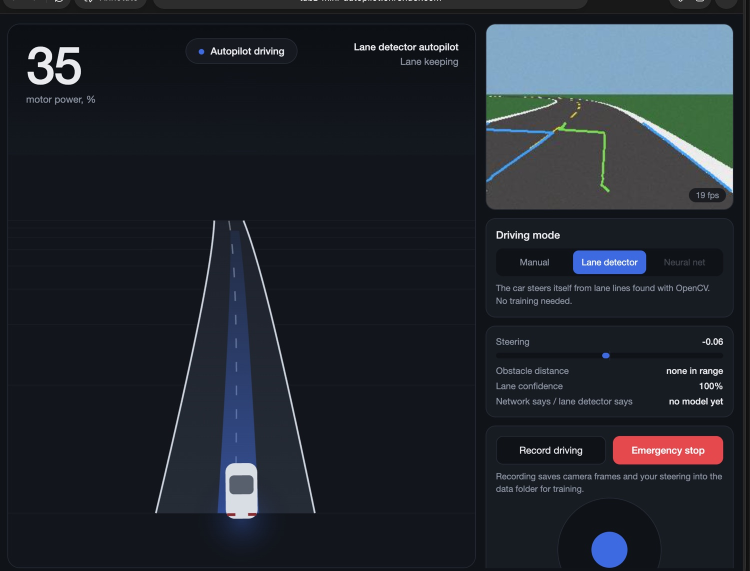
#> input picture assets/autopilot-dashboard.jpg, 1500 x 1142 px (shown at 1/2 size)
$ python -i perception.py   (imports and definitions only)
#> lines starting #> are read from the running program, lines starting #| are printed output that depends on the picture; after the words box and inside, x2 and y2 are one past the last pixel; in counts of white or black regions, pixels touching at a corner belong together
#> further down, picture is the input picture: shape (1142, 1500, 3); mean B, G, R 46, 38.4, 33.4
"""Computer vision: lane finding, sign/light detection, model preprocessing.

Two ways to steer:
  1. LaneDetector : classical OpenCV (works instantly, no training needed).
  2. NeuralPilot  : end-to-end CNN trained on YOUR driving (see train.py).
Detectors for stop signs and traffic lights are classical colour+shape.
"""
from dataclasses import dataclass, field
from typing import List, Optional, Tuple

import cv2
import numpy as np

from .config import CFG


# ----------------------------------------------------------------------
# Preprocessing shared by training and driving (they MUST match)
# ----------------------------------------------------------------------
# [7 lines left out: function preprocess, not called in this run]


# ----------------------------------------------------------------------
# Classical lane detector
# ----------------------------------------------------------------------
@dataclass
class LaneResult:
    steer: float = 0.0                 # -1..+1
    confidence: float = 0.0            # 0..1
    offset: float = 0.0                # lane-centre offset, -1..+1 (+ = car is right of centre)
    left: List[Tuple[int, int]] = field(default_factory=list)    # image-space polyline
    right: List[Tuple[int, int]] = field(default_factory=list)
    center: List[Tuple[int, int]] = field(default_factory=list)


class LaneDetector:
    """Find the two lane lines in the lower part of the image and steer to their middle.

    Offsets are measured in *lane widths* at fixed look-ahead rows, so the result does
    not depend on camera height or lens. If only one line is visible we assume the
    lane is as wide as it was the last time we saw both.
    """

    NEAR_ROW = 0.80      # fraction of image height
    FAR_ROW = 0.62
    K_OFFSET = 1.5
    K_HEADING = 1.3

    def __init__(self):
        self.last_steer = 0.0
        self.width_by_row = {}          # row -> last good lane width in pixels

    # [77 lines left out: functions _mask, _row_center, estimate, not called in this run]


# ----------------------------------------------------------------------
# Stop sign + traffic light detector (colour + shape)
# ----------------------------------------------------------------------
@dataclass
class Detection:
    kind: str                       # "stop_sign" | "red_light" | "green_light" | "obstacle"
    box: Tuple[int, int, int, int]  # x, y, w, h in frame pixels
    conf: float
    dist_m: Optional[float] = None  # rough distance estimate


class SignDetector:
    """Looks for red octagons (stop sign), red/green circles (traffic light) and orange boxes."""

    REAL_STOP_H_M = CFG.sign_height_m
    REAL_LIGHT_H_M = CFG.light_diam_m
    FOCAL_PX = CFG.focal_px

    # [10 lines left out: function _dark_surround, not called in this run]

    def detect(self, frame) -> List[Detection]:
        hsv = cv2.cvtColor(frame, cv2.COLOR_BGR2HSV)
#> hsv: shape (1142, 1500, 3); mean H, S, V 106.6, 84.1, 47.9
        out: List[Detection] = []

        red = cv2.inRange(hsv, (0, 120, 80), (10, 255, 255)) | cv2.inRange(hsv, (170, 120, 80), (180, 255, 255))
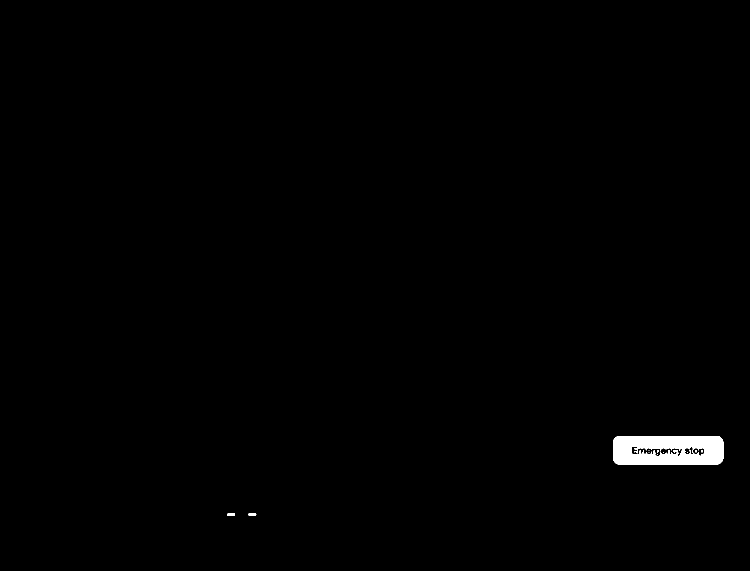
#> red: shape (1142, 1500) (shown at 1/2 size); 0.66% white; 11 white regions (8 under 20 px), largest, box (x1, y1, x2, y2) and area: (1226, 872, 1447, 929) 11169, (454, 1027, 470, 1032) 77, (497, 1026, 513, 1032) 73
        green = cv2.inRange(hsv, (45, 120, 110), (85, 255, 255))
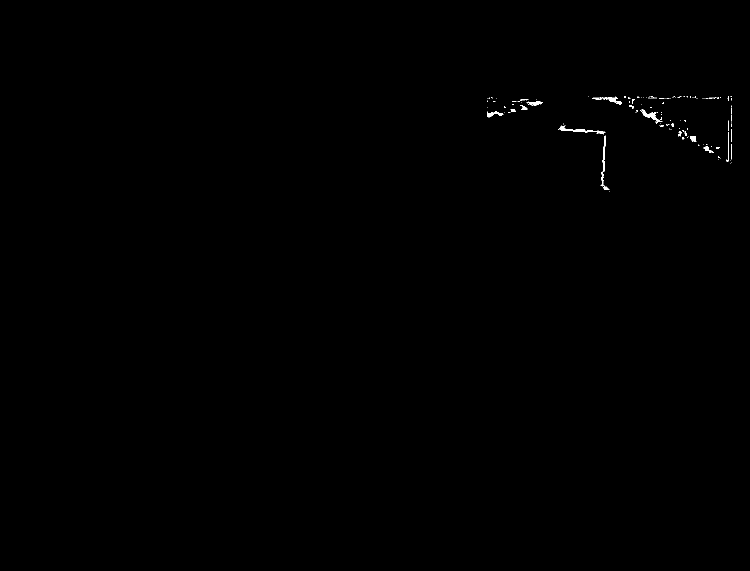
#> green: shape (1142, 1500) (shown at 1/2 size); 0.17% white; 161 white regions (138 under 20 px), largest, box (x1, y1, x2, y2) and area: (1116, 251, 1211, 269) 380, (1280, 219, 1324, 247) 291, (1203, 194, 1244, 209) 229
        orange = cv2.inRange(hsv, (8, 150, 150), (22, 255, 255))
#> orange: shape (1142, 1500); every value is 0
        k = np.ones((3, 3), np.uint8)
        red = cv2.morphologyEx(red, cv2.MORPH_CLOSE, k)
#> red: shape (1142, 1500); 0.67% white; 10 white regions (7 under 20 px), largest, box (x1, y1, x2, y2) and area: (1226, 872, 1447, 929) 11223, (454, 1027, 470, 1032) 77, (497, 1026, 513, 1032) 73
        green = cv2.morphologyEx(green, cv2.MORPH_CLOSE, k)
#> green: shape (1142, 1500); 0.19% white; 81 white regions (54 under 20 px), largest, box (x1, y1, x2, y2) and area: (1200, 271, 1219, 380) 408, (1116, 251, 1211, 269) 399, (1280, 218, 1326, 247) 395

        H = frame.shape[0]
#> H = 1142
        for cnt in cv2.findContours(red, cv2.RETR_EXTERNAL, cv2.CHAIN_APPROX_SIMPLE)[0]:
            area = cv2.contourArea(cnt)
            if area < 40:
                continue
            x, y, w, h = cv2.boundingRect(cnt)
            if not (0.7 < w / h < 1.3):
                continue
            peri = cv2.arcLength(cnt, True)
            circ = 4 * np.pi * area / (peri * peri + 1e-6)
            approx = len(cv2.approxPolyDP(cnt, 0.04 * peri, True))
            fill = area / (w * h)
            if circ < 0.75 or fill < 0.68:
                continue
            if self._dark_surround(hsv, x, y, w, h):
                # round red blob inside a dark housing -> traffic light
                out.append(Detection("red_light", (x, y, w, h), 0.8,
                                     self.REAL_LIGHT_H_M * self.FOCAL_PX / max(h, 1)))
            elif w >= 9 and 6 <= approx <= 10 and y < H * 0.7:
                out.append(Detection("stop_sign", (x, y, w, h), min(1, area / 150),
                                     self.REAL_STOP_H_M * self.FOCAL_PX / max(h, 1)))
#> this loop made 3 passes
#> (area, x, y, w, h) on passes 1 to 3: (58, 454, 1027, 16, 5), (54.5, 497, 1026, 16, 6), (12184, 1226, 872, 221, 57)
#> after the loop, out = []
        for cnt in cv2.findContours(green, cv2.RETR_EXTERNAL, cv2.CHAIN_APPROX_SIMPLE)[0]:
            area = cv2.contourArea(cnt)
            x, y, w, h = cv2.boundingRect(cnt)
            if area < 12 or not (0.7 < w / h < 1.4) or y > H * 0.6:
                continue
            peri = cv2.arcLength(cnt, True)
            if 4 * np.pi * area / (peri * peri + 1e-6) > 0.7:
                out.append(Detection("green_light", (x, y, w, h), 0.8,
                                     self.REAL_LIGHT_H_M * self.FOCAL_PX / max(h, 1)))
#> this loop made 81 passes
#> (area, x, y, w, h) on passes 15, 16, 17, 23, 37, 39, 40, 46, 55, 57: (285, 1200, 271, 19, 109), (67, 1453, 264, 5, 59), (32.5, 1356, 263, 7, 10), (297, 1116, 251, 95, 18), (151, 974, 222, 33, 13), (325.5, 1280, 218, 46, 29), (34.5, 1021, 218, 11, 6), (47, 1040, 210, 16, 10), (153, 1053, 199, 33, 13), (24.5, 1040, 198, 17, 4)
#> (area, x, y, w, h, peri) on passes 10, 14, 18, 45: (92, 1407, 288, 21, 18, 67.46), (99, 1380, 272, 13, 12, 43.31), (32, 1364, 260, 13, 15, 46.14), (28.5, 1258, 210, 10, 8, 29.07)
        for cnt in cv2.findContours(orange, cv2.RETR_EXTERNAL, cv2.CHAIN_APPROX_SIMPLE)[0]:
            area = cv2.contourArea(cnt)
            if area < 80:
                continue
            x, y, w, h = cv2.boundingRect(cnt)
            out.append(Detection("obstacle", (x, y, w, h), 0.7, None))
#> this loop made 0 passes
        return out

>>> import cv2
>>> picture = cv2.imread('../assets/autopilot-dashboard.jpg')
>>> result = SignDetector().detect(picture)
#> result = []
